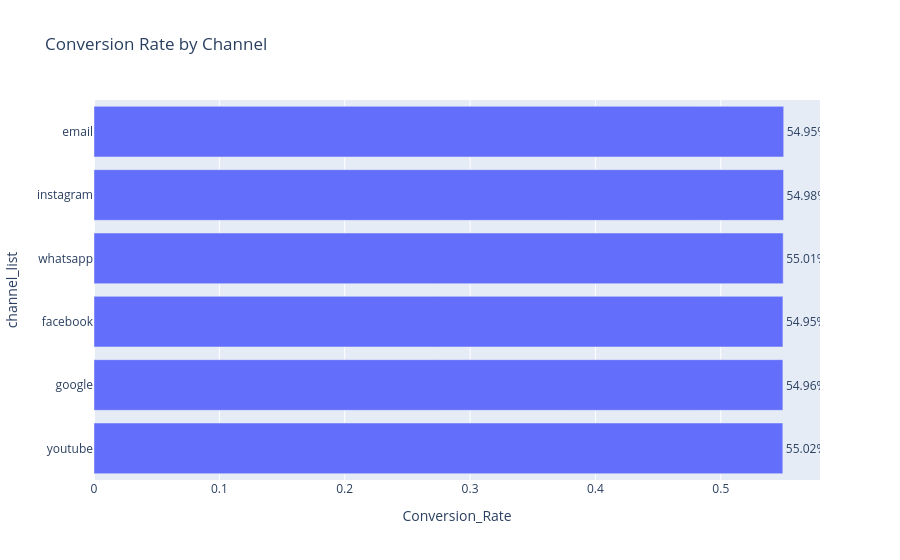

The code cell stored with this chart in its notebook:
### Code cell
fig = px.bar(
    metrics_channel.sort_values("Conversion_Rate", ascending=True),
    x="Conversion_Rate",
    y="channel_list",
    orientation="h",
    title="Conversion Rate by Channel",
    text=metrics_channel["Conversion_Rate"].apply(lambda x: f"{x:.2%}")
)

fig.update_traces(textposition="outside")
fig.show()

### Figure 1 — Plotly figure (JSON) as saved in the notebook; plotly's stock layout.template omitted (floating-point values rounded to 4 significant figures)
{"data": [{"hovertemplate": "Conversion_Rate=%{x}<br>channel_list=%{y}<br>text=%{text}<extra></extra>", "legendgroup": "", "marker": {"color": "#636efa", "pattern": {"shape": ""}}, "name": "", "orientation": "h", "showlegend": false, "text": ["55.02%", "54.96%", "54.95%", "55.01%", "54.98%", "54.95%"], "textposition": "outside", "type": "bar", "x": [0.5495, 0.5495, 0.5496, 0.5498, 0.5501, 0.5502], "xaxis": "x", "y": ["youtube", "google", "facebook", "whatsapp", "instagram", "email"], "yaxis": "y"}], "layout": {"barmode": "relative", "legend": {"tracegroupgap": 0}, "title": {"text": "Conversion Rate by Channel"}, "xaxis": {"anchor": "y", "domain": [0, 1], "title": {"text": "Conversion_Rate"}}, "yaxis": {"anchor": "x", "domain": [0, 1], "title": {"text": "channel_list"}}}}
